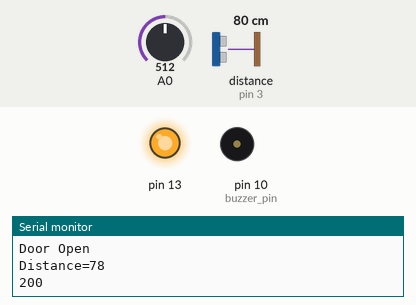
This sketch was run on a simulated Arduino Uno, built with avr-gcc and run on an emulated ATmega328P. On the bench: output pins drawn as LEDs (lit = HIGH), buzzer (waves = sounding, pin HIGH), the last lines printed to the serial monitor. Wiring (inferred from the names in the program): ultrasonic range finder: trigger pin 2; echo pin 3. The inputs (shaded band) are chosen by the test bench; at power-on: distance to the obstacle (sensor on pin 3) 80 cm, A0 = 512. The echo pulse lasts 58.3 µs per cm; pins used as bus, display or sensor lines are not drawn.

Above: at 2.3 s.
2.4 s: distance to the obstacle (sensor on pin 3) set to 13 cm
4.5 s: distance to the obstacle (sensor on pin 3) set to 10 cm
At 5.9 s:
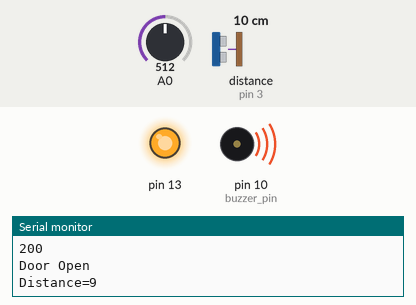
7.0 s: A0 set to 327
9.1 s: A0 set to 301
At 11.1 s:
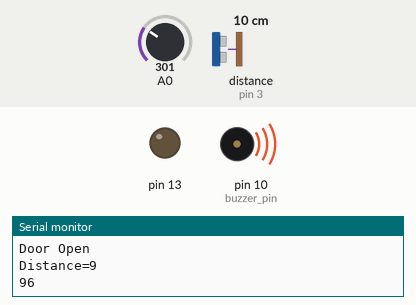
12.0 s: distance to the obstacle (sensor on pin 3) set to 18 cm
At 14.2 s:
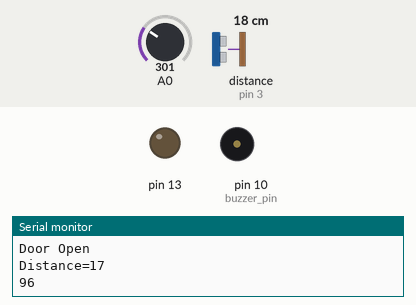
14.5 s: distance to the obstacle (sensor on pin 3) set to 2 cm
At 15.5 s:
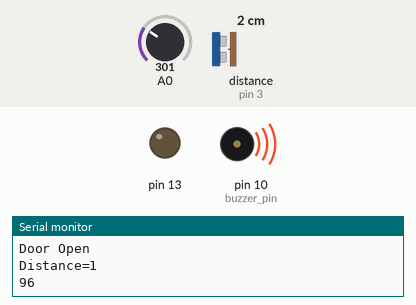
Timing chart, 0 to 17.5 s (numbered marks = the images above; inputs shaded):
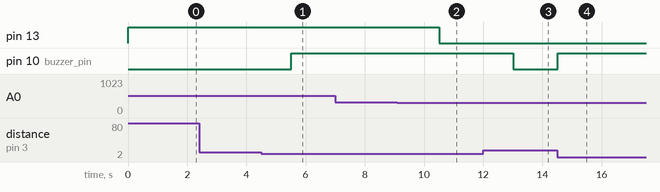

The sketch:

assignemt-1coding.ino
```cpp
int trigger_pin = 2;
int echo_pin = 3;
int buzzer_pin = 10;
int time;
int distance;
void setup()
{
        Serial.begin(9600);
        pinMode(A0,INPUT);
        pinMode(13,OUTPUT);
        pinMode(trigger_pin,OUTPUT);
 	    pinMode(echo_pin,INPUT);
        pinMode(buzzer_pin,OUTPUT);
}
void loop()
{
  double a = analogRead(A0);
  int temp = (((a/1024)*5)-0.5)*100;
  Serial.println(temp);
  if(temp>100)
    digitalWrite(13,HIGH);
  else
    digitalWrite(13,LOW);
  delay(1000);
  digitalWrite(trigger_pin,HIGH);
  delayMicroseconds(10);
  digitalWrite(trigger_pin,LOW);
  time = pulseIn(echo_pin,HIGH);
  distance = (time*0.034)/2;
  if(distance<=10)
  {
    Serial.println("Door Open");
    Serial.print("Distance=");
    Serial.println(distance);
    digitalWrite(buzzer_pin,HIGH);
    delay(500);
  }
  else
  {
    Serial.println("Door Open");
    Serial.print("Distance=");
    Serial.println(distance);
    digitalWrite(buzzer_pin,LOW);
    delay(500);
  }
}
```

Measured:
- the behaviour switches between 12 and 11 cm on distance to the obstacle (sensor on pin 3) (found by bisection; images 0 and 1)
- the behaviour switches between 310 and 309 on A0 (found by bisection; images 1 and 2)
- after the input at 4.5 s, pin 10 (buzzer_pin): LOW → HIGH after 1.0 s
- after the input at 9.1 s, pin 13: HIGH → LOW after 1.4 s
- after the input at 12.0 s, pin 10 (buzzer_pin): HIGH → LOW after 1.0 s
- after the input at 14.5 s, pin 10 (buzzer_pin): LOW → HIGH at once
